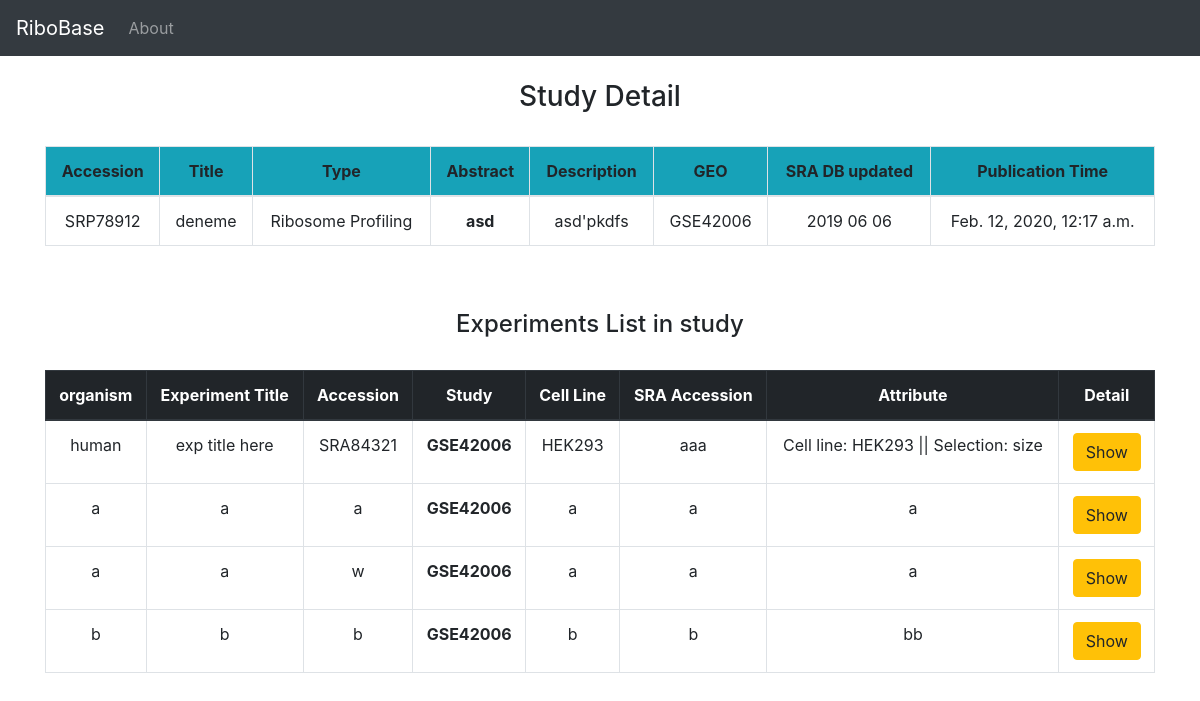
The page /StudySearchPage/4 on the database its author committed.
### project/models.py (models this page shows, shortened)
class Study(models.Model):
    geo_accession = models.CharField( max_length = 50,unique = True,blank = False)
    study_accession = models.CharField(max_length = 50,unique = True,blank = False)
    study_title = models.CharField(max_length = 200,unique = False,blank = True)
    study_type = models.CharField(max_length = 100,unique = False,blank = True)
    study_abstract = models.TextField(blank = True)
    study_description = models.CharField(max_length = 200,unique = False,blank = True)
    xref_link = models.CharField(max_length = 200,unique = False,blank = True)
    submission_accession = models.CharField(max_length = 50,unique = False,blank = True)
    sradb_updated = models.CharField(max_length = 200,unique = False,blank = True)
    create_date = models.DateTimeField(auto_now_add = True)
    def __str__(self):
        return self.geo_accession

class Experiment(models.Model):
    study = models.ForeignKey('Study',blank = False,on_delete = models.CASCADE,related_name="experiment")
    experiment_alias = models.CharField(max_length = 200,unique = True,blank = False)
    experiment_accession = models.CharField(max_length = 200,unique = True,blank = False)
    experiment_title = models.CharField(max_length = 200,blank = False)
    study_name = models.CharField(max_length = 200,blank = False)
    design_description = models.TextField(max_length = 200,blank = True)
    sample_accession = models.CharField(max_length = 200,blank = True)
    sample_attribute = models.TextField(max_length = 200,blank = True)
    library_strategy = models.CharField(max_length = 200,blank = True)
    library_layout = models.CharField(max_length = 200,blank = True)
    library_construction_protocol = models.TextField(max_length = 200,blank = True)
    platform = models.CharField(max_length = 200,blank = False)
    platform_parameters = models.CharField(max_length = 200,blank = False)
    xref_link = models.CharField(max_length = 200,blank = False)
    experiment_attribute = models.CharField(max_length = 200,blank = False)
    submission_accession = models.CharField(max_length = 200,blank = False)
    sradb_updated = models.CharField(max_length = 200,blank = False)
    organism = models.CharField(max_length = 200,blank = False)
    cell_line = models.CharField(max_length = 200,blank = False)
    experiment_file = models.FileField(blank = True,null = True)
    create_date = models.DateTimeField(auto_now_add = True)

### project/views.py (the view)
# urls.py: path('StudySearchPage/<int:id>',views.StudySearchPage,name="StudySearchPage"),
def StudySearchPage(request,id):
    studies1 = Study.objects.filter(id=id).first()
    studies = Study.objects.filter(id=id).all()
    experiments = studies1.experiment.all()
    return render(request,"StudySearchPage.html",{"studies":studies,"experiments":experiments})

### templates/StudySearchPage.html
{% extends "layout.html" %}
{% block body %}
<br>
  <h3><center>Study Detail</center></h3>
  <br>
  <table class="table table-bordered table-hover">
    <thead>
      <tr class="bg-info">
        <th scope="col"><center>Accession</center></th>
        <th scope="col"><center>Title</center></th>
        <th scope="col"><center>Type</center></th>
        <th scope="col"><center>Abstract</center></th>
        <th scope="col"><center>Description</center></th>
        <th scope="col"><center>GEO</center></th>
        <th scope="col"><center>SRA DB updated</center></th>
        <th scope="col"><center>Publication Time</center></th>
      </tr>
    </thead>
    <tbody>
    {% for study in studies %}
        <tr>
            <td><center>{{study.study_accession}}</center></td>
            <td><center>{{study.study_title}}</center></td>
            <td><center>{{study.study_type}}</center></td>
            <th><center>{{study.study_abstract}}</center></th>
            <td><center>{{study.study_description}}</center></td>
            <td><center>{{study.geo_accession}}</center></td>
            <td><center>{{study.sradb_updated}}</center></td>
            <td><center>{{study.create_date}}</center></td>
        </tr>
      {% endfor %}
    </tbody>
  </table>
  <br><br>
  <h4><center>Experiments List in study</center></h4>
  <br>
  <table class="table table-bordered table-hover">
    <thead class="thead-dark">
      <tr>
        <th scope="col"><center>organism</center></th>
        <th scope="col"><center>Experiment Title</center></th>
        <th scope="col"><center>Accession</center></th>
        <th scope="col"><center>Study</center></th>
        <th scope="col"><center>Cell Line</center></th>
        <th scope="col"><center>SRA Accession</center></th>
        <th scope="col"><center>Attribute</center></th>
        <th scope="col"><center>Detail</center></th>
      </tr>
    </thead>
    <tbody>
    {% if experiments %}
    {% for experiment in experiments %}
    <tr>
            <td><center>{{experiment.organism}}</center></td>
            <td><center>{{experiment.experiment_title}}</center></td>
            <td><center>{{experiment.experiment_accession}}</center></td>
            <th><center>{{experiment.study}}</center></th>
            <td><center>{{experiment.cell_line}}</center></td>
            <td><center>{{experiment.sample_accession}}</center></td>
            <td><center>{{experiment.experiment_attribute}}</center></td>
            <td><center><a href="/DataSearchPage/{{experiment.id}}" class ="btn btn-warning">Show</a></center></td>
        </tr>
      {% endfor %}
      {% else %}
      <div class="alert alert-danger"><center>No matching records found</center></div>
      <br><br><br>
      {% endif %}
    </tbody>
  </table>
{% endblock body %}

### rows shown on the page
Study: study_accession "SRP78912", study_title "deneme", study_type "Ribosome Profiling", study_abstract "asd", study_description "asd'pkdfs", geo_accession "GSE42006", sradb_updated "2019 06 06", create_date "Feb. 12, 2020, 12:17 a.m."
Experiment: organism "human", experiment_title "exp title here", experiment_accession "SRA84321", study "GSE42006", cell_line "HEK293", sample_accession "aaa", experiment_attribute "Cell line: HEK293 || Selection: size"
Experiment: organism "a", experiment_title "a", experiment_accession "a", study "GSE42006", cell_line "a", sample_accession "a", experiment_attribute "a"
Experiment: organism "a", experiment_title "a", experiment_accession "w", study "GSE42006", cell_line "a", sample_accession "a", experiment_attribute "a"
Experiment: organism "b", experiment_title "b", experiment_accession "b", study "GSE42006", cell_line "b", sample_accession "b", experiment_attribute "bb"
